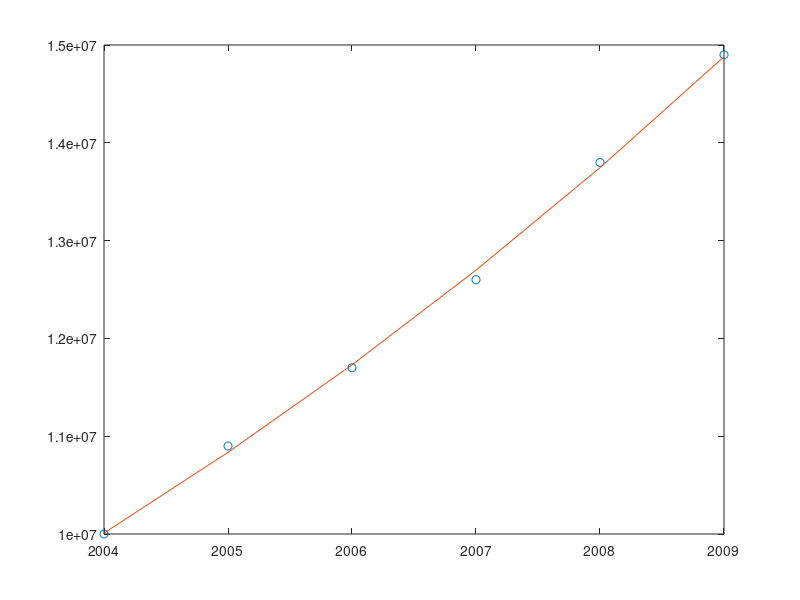

Recreate this plot in MATLAB.
format compact
year = 2004:1:2009 ;
population = [10 10.9 11.7 12.6 13.8 14.9] ;

x = year - 2000 ;
p = polyfit(x , log10(population) , 1)

% y=mx+b
b = 10^p(2) ;
m = p(1) ;
y = b.*(10.^(m.*x));

format bank
t = 2000+(log10(20)-log10(b))/m

plot(year , population*1e6 , 'o') ;
hold on
plot(year, y*1e6);
hold off
